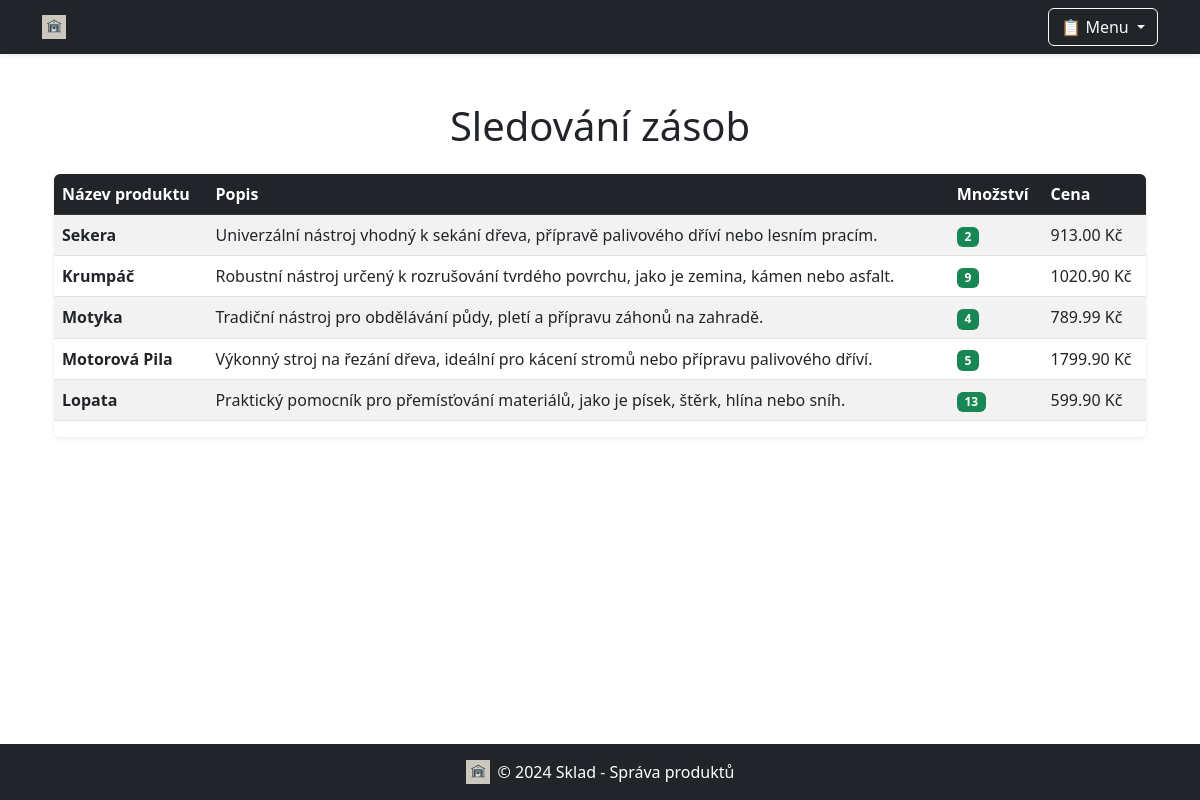
Page /sledovani_zasob/ on the committed database.
### sklad/models.py (models this page shows, shortened)
class Produkt(models.Model):
    nazev = models.CharField(max_length=200)
    popis = models.TextField(blank=True)
    cena = models.DecimalField(max_digits=10, decimal_places=2)
    mnozstvi = models.PositiveIntegerField()
    min_zasoba = models.PositiveIntegerField(default=0)
    uzivatel = models.ForeignKey(User, on_delete=models.SET_NULL, null=True, blank=True)  # Cizí klíč na uživatele
    obrazek = models.ImageField(upload_to='produkty_obrazky/', blank=True, null=True)  # Pole pro obrázky

### sklad/views.py (the view)
# urls.py: path('sledovani_zasob/', views.sledovani_zasob, name='sledovani_zasob'),
def sledovani_zasob(request):
    produkty = Produkt.objects.all()
    produkty_nedostatek = produkty.filter(mnozstvi=0)
    return render(request, 'sklad/sledovani_zasob.html', {
        'produkty': produkty,
        'produkty_nedostatek': produkty_nedostatek,
    })

### sklad/templates/sklad/sledovani_zasob.html (shortened to what this page needs)
{% extends 'sklad/base.html' %}
{% block content %}
<div class="container mt-4">
    <h1 class="text-center mb-4">Sledování zásob</h1>
    <div class="table-responsive shadow-sm rounded mt-3">
        <table class="table table-striped table-hover align-middle">
            <thead class="table-dark">
                <tr>
                    <th>Název produktu</th>
                    <th>Popis</th>
                    <th>Množství</th>
                    <th>Cena</th>
                </tr>
            </thead>
            <tbody>
                {% for produkt in produkty %}
                <tr>
                    <td><strong>{{ produkt.nazev }}</strong></td>
                    <td>{{ produkt.popis }}</td>
                    <td>
                        {% if produkt.mnozstvi > 0 %}
                        <span class="badge bg-success">{{ produkt.mnozstvi }}</span>
                        {% else %}
                        <span class="badge bg-danger">0</span>
                        {% endif %}
                    </td>
                    <td>{{ produkt.cena }} Kč</td>
                </tr>
                {% endfor %}
            </tbody>
        </table>
    </div>
</div>
{% endblock %}

### rows in the picture
Produkt: nazev "Sekera", popis "Univerzální nástroj vhodný k sekání dřeva, přípravě palivového dříví nebo lesním pracím.", mnozstvi "2", cena "913.00"
Produkt: nazev "Krumpáč", popis "Robustní nástroj určený k rozrušování tvrdého povrchu, jako je zemina, kámen nebo asfalt.", mnozstvi "9", cena "1020.90"
Produkt: nazev "Motyka", popis "Tradiční nástroj pro obdělávání půdy, pletí a přípravu záhonů na zahradě.", mnozstvi "4", cena "789.99"
Produkt: nazev "Motorová Pila", popis "Výkonný stroj na řezání dřeva, ideální pro kácení stromů nebo přípravu palivového dříví.", mnozstvi "5", cena "1799.90"
Produkt: nazev "Lopata", popis "Praktický pomocník pro přemísťování materiálů, jako je písek, štěrk, hlína nebo sníh.", mnozstvi "13", cena "599.90"
